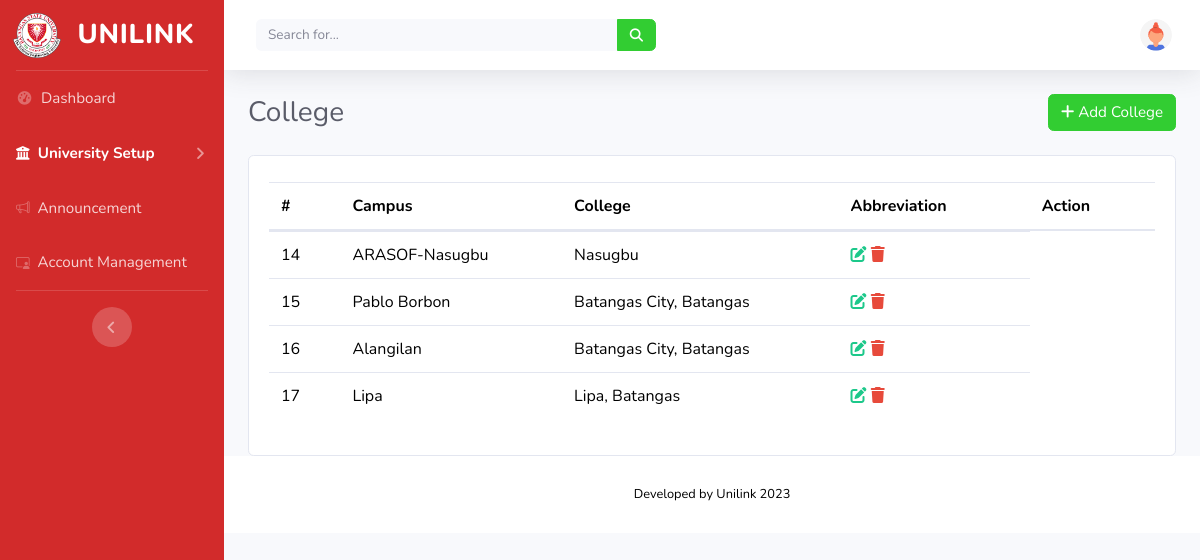
/ADMIN/college.php, run on an earlier commit of the app's database.
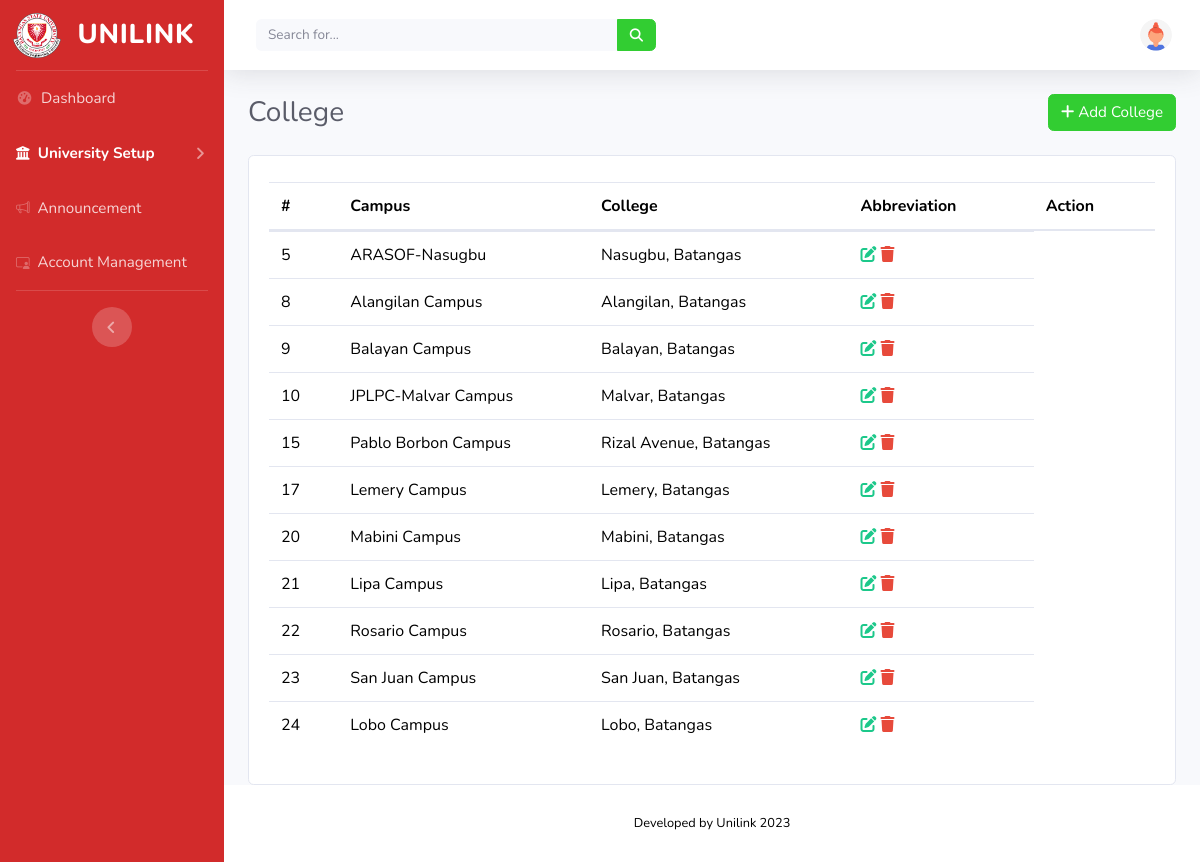
And on a later commit of the database.
### tables this page shows
CREATE TABLE `campus` (
  `id` int(50) NOT NULL,
  `campus_name` varchar(100) NOT NULL,
  `address` varchar(100) NOT NULL
);

### ADMIN/college.php (the view, shortened to what the changed rows need)
<html lang="en">
  <head>
    <link href="vendor/fontawesome-free/css/all.min.css" rel="stylesheet" type="text/css">
    <link href="https://maxcdn.bootstrapcdn.com/bootstrap/4.5.2/css/bootstrap.min.css" rel="stylesheet">
    <link rel="stylesheet" href="https://cdn.jsdelivr.net/npm/bootstrap-icons@1.11.0/font/bootstrap-icons.css">
    <link href="vendor/datatables/dataTables.bootstrap4.min.css" rel="stylesheet">
    <link href="css/sb-admin-2.min.css" rel="stylesheet">
  </head>
  <body id="page-top"> <?php
            include 'db.php';
        ?>
    <div id="wrapper">
      <div id="content-wrapper" class="d-flex flex-column">
        <div id="content">
          <div class="container-fluid">
            <div class="card">
              <div class="card-body">
                <div class="table">
                  <table id="myTable" class="table display" data-ordering="true" data-paging="true" data-searching="true">
                    <thead>
                      <tr>
                        <th>#</th>
                        <th>Campus</th>
                        <th>College</th>
                        <th>Abbreviation</th>
                        <th>Action</th>
                      </tr>
                    </thead>
                    <tbody> <?php
                    $query = "SELECT * FROM campus";
                    $sql = mysqli_query($conn, $query);
                    while ($row = mysqli_fetch_array($sql)) { ?> <tr>
                        <td> <?php echo $row["id"]; ?> </td>
                        <td> <?php echo $row["campus_name"]; ?> </td>
                        <td> <?php echo $row["address"]; ?> </td>
                        <td>
                          <a class="editCampus" data-toggle="modal" data-target="#editCampusModal" id="editCampus" onclick="setData(`
                                                              <?=$row['id']?>`, `
                                                              <?=$row['campus_name']?>`, `
                                                              <?=$row['address']?>`)">
                            <i class='fas fa-edit text-success'></i>
                          </a>
                          <a href="campus.php?id=
                                                              <?php echo $row['id']; ?>" onClick="return confirm('Are you sure you want to delete?')" name="delcampus">
                            <i class="fas fa-trash text-danger"></i>
                          </a>
                        </td>
                      </tr> <?php
                  }
                  ?> </tbody>
                  </table>
                </div>
              </div>
            </div>
          </div>
        </div>
      </div>
    </div>
  </body>
</html>

What changed in the data, as far as the page shows it:
removed campus: id "14", campus_name "ARASOF-Nasugbu", address "Nasugbu"
removed campus: id "16", campus_name "Alangilan", address "Batangas City, Batangas"
added campus: id "5", campus_name "ARASOF-Nasugbu", address "Nasugbu, Batangas"
added campus: id "8", campus_name "Alangilan Campus", address "Alangilan, Batangas"
added campus: id "9", campus_name "Balayan Campus", address "Balayan, Batangas"
added campus: id "10", campus_name "JPLPC-Malvar Campus", address "Malvar, Batangas"
changed campus id 15: campus_name "Pablo Borbon" → "Pablo Borbon Campus"; address "Batangas City, Batangas" → "Rizal Avenue, Batangas"
changed campus id 17: campus_name "Lipa" → "Lemery Campus"; address "Lipa, Batangas" → "Lemery, Batangas"
added campus: id "20", campus_name "Mabini Campus", address "Mabini, Batangas"
added campus: id "21", campus_name "Lipa Campus", address "Lipa, Batangas"
added campus: id "22", campus_name "Rosario Campus", address "Rosario, Batangas"
added campus: id "23", campus_name "San Juan Campus", address "San Juan, Batangas"
added campus: id "24", campus_name "Lobo Campus", address "Lobo, Batangas"
